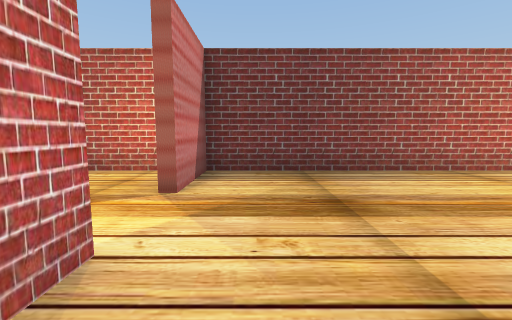
view 1 (above)

13 first-person views from a walk through a 3-D level made in the Unity game engine. The camera is 1.4 m above the floor, tilts 6° down and sees 90° across. The floor is counted in squares, 1.76 m on a side. Each view is taken from the middle of a square. On the plan, view 1 faces up. The plan holds only what a view shows up to about 10 squares ahead; the rest is blank. The place goes on beyond the plan. The player is left out. Door leaves are left out, so doorways stand open.

view 2
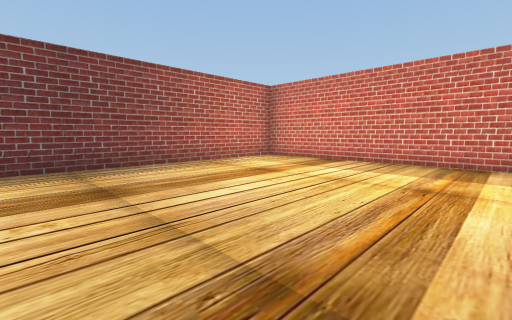

view 3
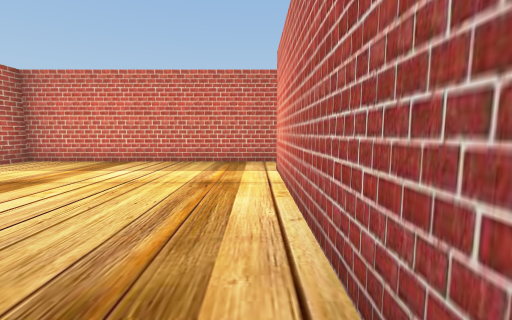

view 4
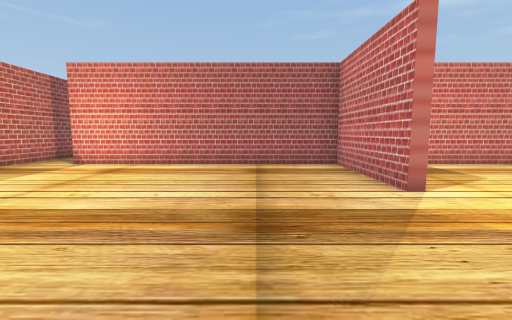

view 5
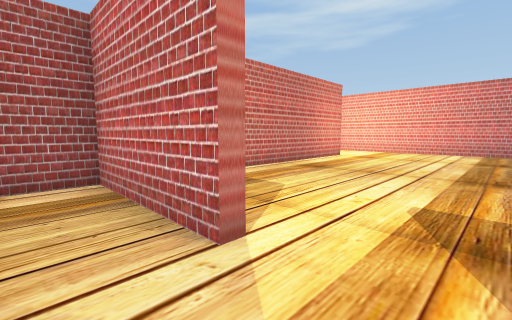

view 6
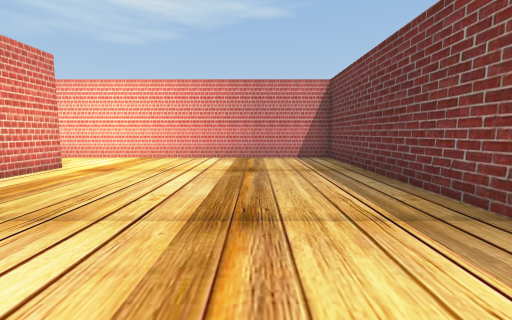

view 7
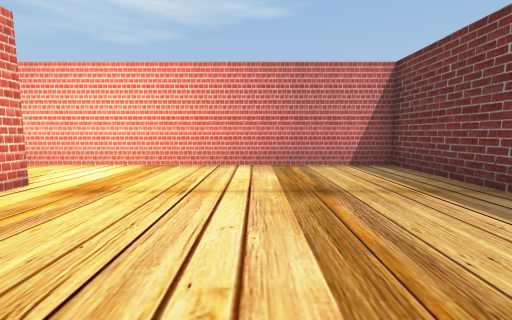

view 8
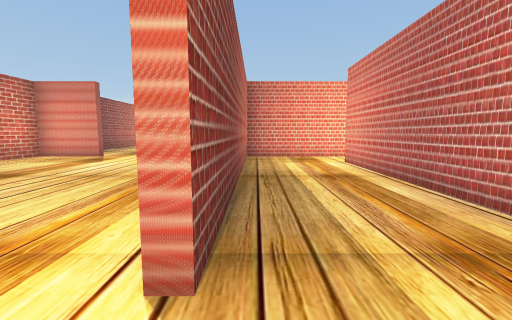

view 9
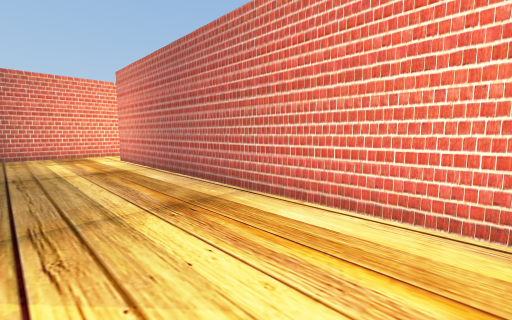

view 10
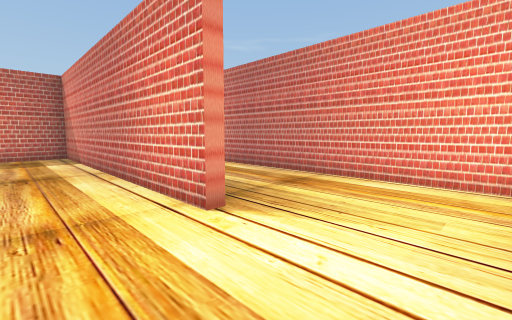

view 11
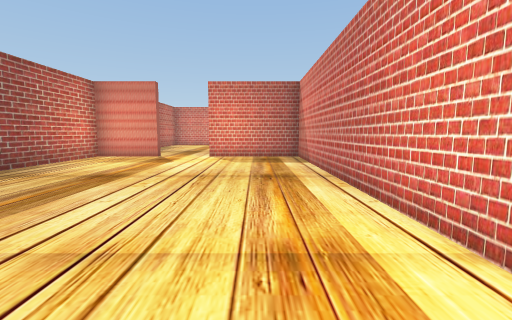

view 12
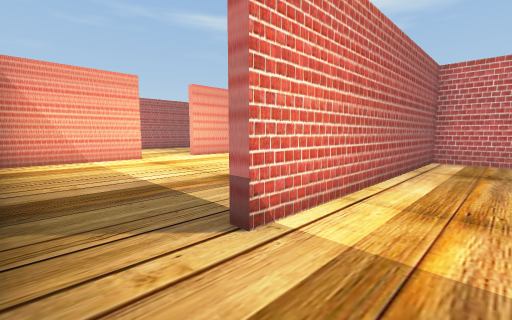

view 13
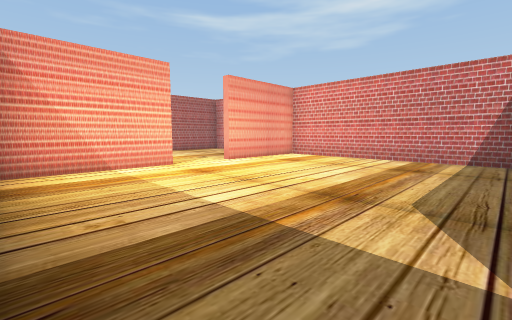

### Floor plan
Ten units are one square. View 1 is at (0, 0); x grows to the right and y downward. Boxes are objects, and circles mark ways between rooms. Rooms are numbered by the first view taken in them; rooms with no view inside come last. Other rooms are left out.
<svg viewBox="-119 -59 195 144">
<path fill="none" stroke="#000" d="M-11 -16 -11 15 56 15M71 16 71 -54 -11 -54 -11 -32M-89 15 -13 15 -13 -16M-13 -32 -13 -54 -114 -54 -114 38M-111 45 -29 45M-13 51 -13 17 -89 17M39 80 71 80M71 36 71 16M-11 19 -11 80 21 80"/>
<circle cx="-10" cy="-25" r="3" fill="#2a7"/>
<circle cx="65" cy="20" r="3" fill="#2a7"/>
<text x="30" y="-20">1</text>
<text x="-70" y="-10">2</text>
<text x="40" y="50">3</text>
</svg>
Room 1 opens to room 2. Room 1 opens to room 3.

Where each view was taken, in squares from view 1:
view 1: 0 up, 0 right, facing up
view 2: 1 down, 0 right, facing up-right
view 3: 1 down, 0 right, facing right
view 4: 5 up, 1 right, facing down
view 5: 3 up, 0 right, facing down-left
view 6: 3 up, 3 left, facing left
view 7: 2 up, 5 left, facing left
view 8: 2 down, 10 left, facing right
view 9: 2 down, 11 left, facing down-right
view 10: 0 up, 11 left, facing down-right
view 11: 0 up, 10 left, facing right
view 12: 0 up, 7 right, facing down-left
view 13: 2 down, 7 right, facing down-left
